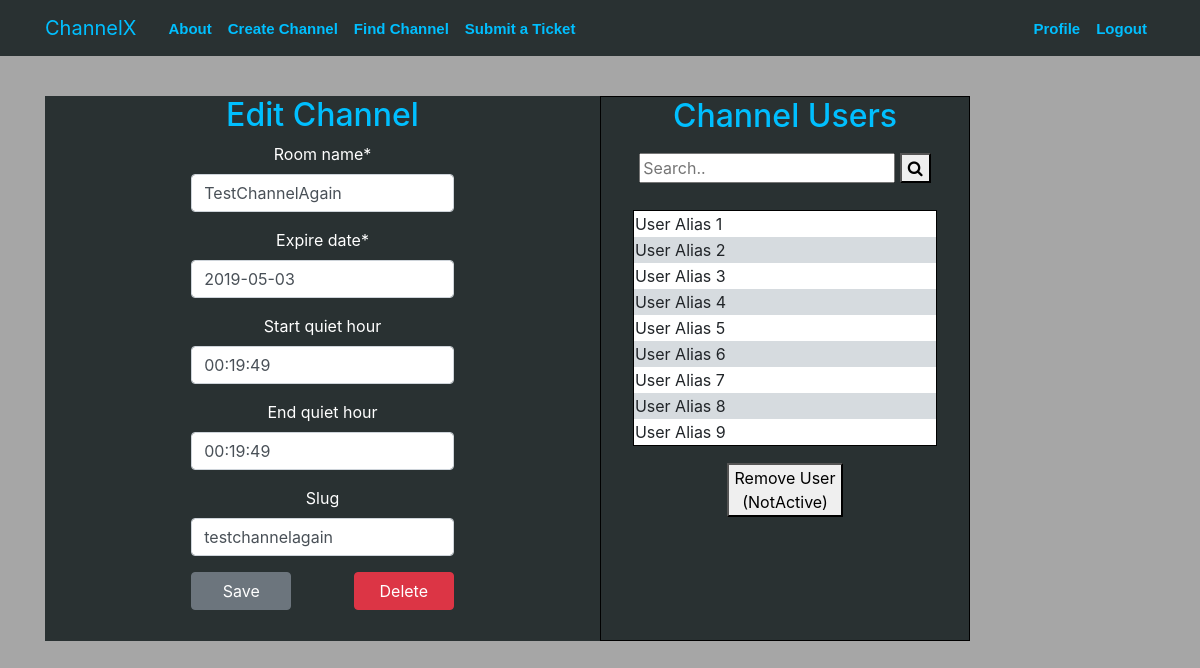
The page /channel/testchannelagain/update/ (signed in) on the database its author committed.
### main/models.py (models this page shows, shortened)
class Channel(models.Model):
    room_name = models.CharField(max_length=30, unique=True)
    start_life = models.DateField(default=date.today, null=True)
    expire_date = models.DateField(default=date.today, null=True)
    start_quiet_hour = models.TimeField(default=datetime.now, blank=True)
    end_quiet_hour = models.TimeField(default=datetime.now, blank=True)
    room_owner = models.ForeignKey(User, on_delete=models.CASCADE, null=True)
    slug = models.SlugField(max_length=30, blank=True)

### main/views.py (the view, shortened to what this page needs)
# urls.py: path('channel/<str:slug>/update/', ChannelUpdateView.as_view(), name='channel-update'),
class ChannelUpdateView(LoginRequiredMixin, UserPassesTestMixin, UpdateView):
    model = Channel
    template_name = 'main/channelSettings.html'
    fields = ["room_name", "expire_date", "start_quiet_hour", "end_quiet_hour", "slug"]
    def test_func(self):
        channel = self.get_object()
        if self.request.user == channel.room_owner:
            return True
        return False

### main/templates/main/channelSettings.html (shortened to what this page needs)
{% extends "main/base.html" %}
{% block content %}
{% load crispy_forms_tags %}
<div class="container-fluid">
    <div class="row content">
        <div class="col-6" style="text-align:center; background-color:#293132">
            <h2 style="color:#00BFFF">Edit Channel</h2>
            <div>
                <form class="form-group" method="post" style="color:white; width:100%; padding: 0 25% 10% 25%">
                    {{ form|crispy }}
                    <button style="width:100px; float:left;" type="submit" class="btn btn-secondary">Save</button>
                    <a style="width:100px; float:right;" class="btn btn-danger" href="{% url 'channel-delete' object.slug %}">Delete</a>
                </form>
            </div>
        </div>
        <div class="col-4" style="text-align:center; border: 1px solid black; background-color:#293132">
            <h2 style="color:#00BFFF; text-align: center">Channel Users</h2>
            <div class="search-container" style="padding:10px">
                <form action="/action_page.php">
                <input type="text" placeholder="Search.." name="search">
                <button type="submit"><i class="fa fa-search"></i></button>
                </form>
            </div>
            <section style="padding:5%">
                <div class="table-wrapper-scroll-y" style="border: 1px solid black; background-color:white">
                <table style="width:100%; text-align:left">
                    <tbody>
                    <tr> <td>User Alias 1</td> </tr>
                    <tr> <td>User Alias 2</td> </tr>
                    <tr> <td>User Alias 3</td> </tr>
                    <tr> <td>User Alias 4</td> </tr>
                    <tr> <td>User Alias 5</td> </tr>
                    <tr> <td>User Alias 6</td> </tr>
                    <tr> <td>User Alias 7</td> </tr>
                    <tr> <td>User Alias 8</td> </tr>
                    <tr> <td>User Alias 9</td> </tr>
                    </tbody>
                </table>
                </div>
            </section>
            <p>
                <button class="button">Remove User<br>(NotActive)</button>
            </p>
        </div>
    </div>
</div>
{% endblock content %}

### main/static/main/main.css (style rules this page uses)
body { padding:0; background-color: #a6a6a6; margin-top: 5rem; }
h1, h2, h3, h4, h5, h6 { color: #00BFFF; }
tr:nth-child(even) { background-color: #D6DBDF }

### rows shown on the page
Channel: room_name "TestChannelAgain", expire_date "2019-05-03", start_quiet_hour "00:19:49", end_quiet_hour "00:19:49", slug "testchannelagain"
